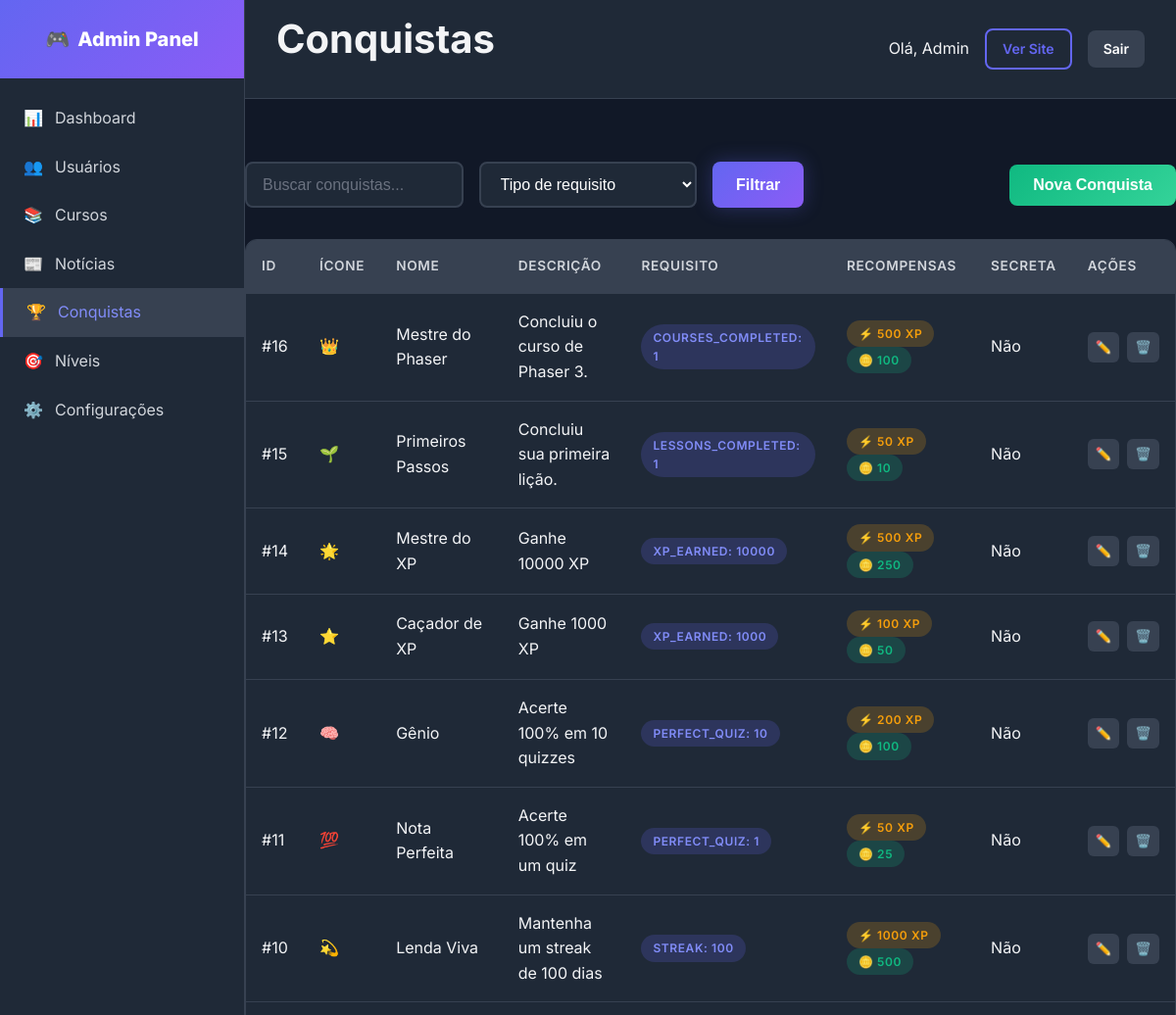
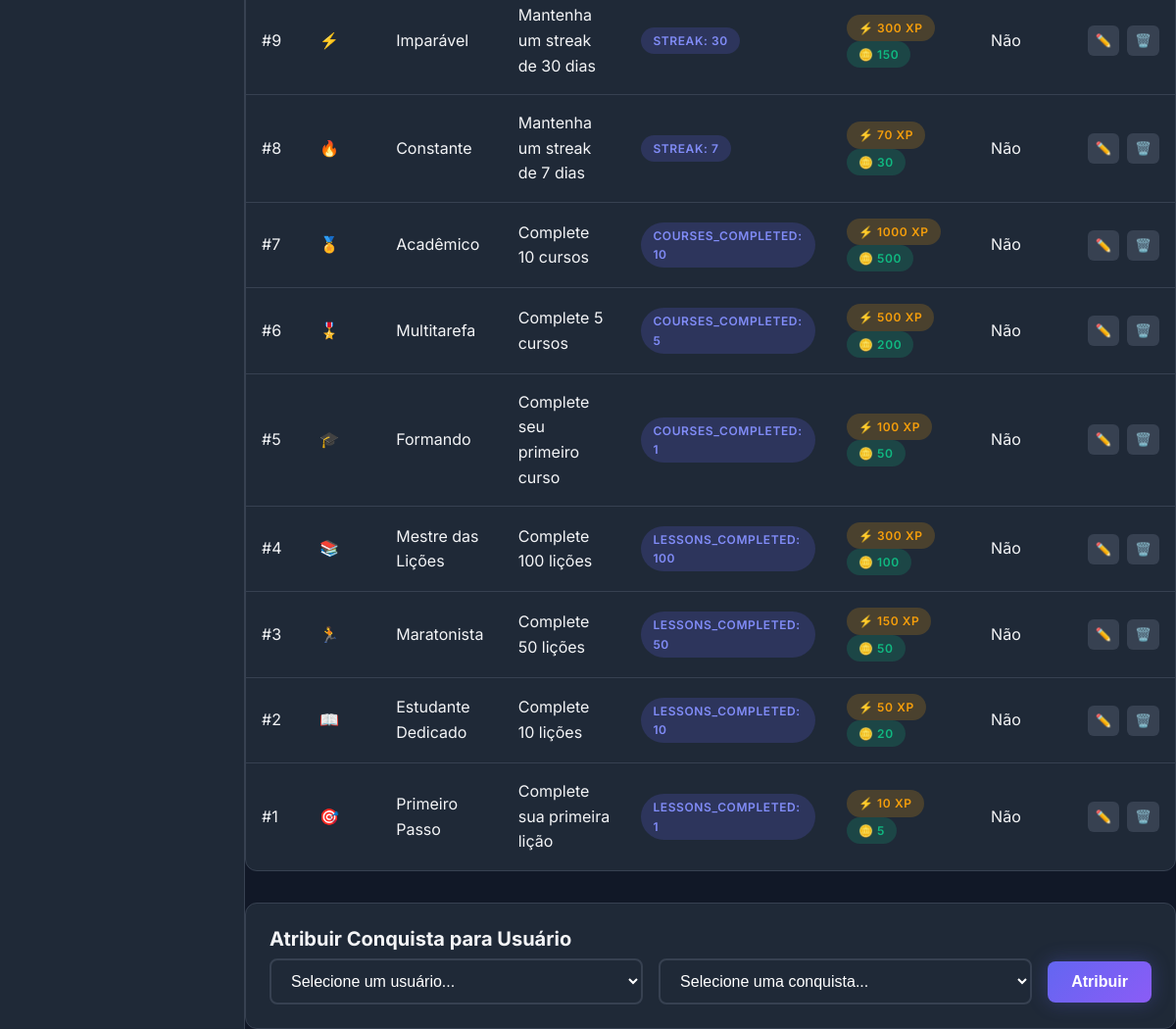
The page /admin/archievements/achievements.php (signed in) on the database its author committed (2 pictures, top to bottom).
### tables this page shows
CREATE TABLE `users` (
    `id`                        INT UNSIGNED       NOT NULL AUTO_INCREMENT,
    `name`                      VARCHAR(100)       NOT NULL                          COMMENT 'Nome de exibição',
    `full_name`                 VARCHAR(200)       DEFAULT NULL                      COMMENT 'Nome completo',
    `first_name`                VARCHAR(100)       DEFAULT NULL                      COMMENT 'Primeiro nome',
    `last_name`                 VARCHAR(100)       DEFAULT NULL                      COMMENT 'Sobrenome',
    `username`                  VARCHAR(50)        NOT NULL                          COMMENT 'Username único',
    `email`                     VARCHAR(150)       NOT NULL                          COMMENT 'Email único para login',
    `password`                  VARCHAR(255)       NOT NULL                          COMMENT 'Hash bcrypt da senha',
    `role`                      ENUM('student','instructor','admin','super_admin')
                                                   NOT NULL DEFAULT 'student'        COMMENT 'Papel do usuário',
    `avatar`                    VARCHAR(500)       DEFAULT NULL                      COMMENT 'URL da foto de perfil',
    `bio`                       TEXT               DEFAULT NULL                      COMMENT 'Biografia',
    `phone`                     VARCHAR(20)        DEFAULT NULL                      COMMENT 'Telefone com DDD',
    `website`                   VARCHAR(255)       DEFAULT NULL                      COMMENT 'Site pessoal',
    `social_github`             VARCHAR(255)       DEFAULT NULL,
    `social_linkedin`           VARCHAR(255)       DEFAULT NULL,
    `social_twitter`            VARCHAR(255)       DEFAULT NULL,
    `social_youtube`            VARCHAR(255)       DEFAULT NULL,
    `specialization`            VARCHAR(255)       DEFAULT NULL                      COMMENT 'Área de especialização',
    `total_points`              INT UNSIGNED       NOT NULL DEFAULT 0                COMMENT 'Cache pontos gamificação',
    `xp_total`                  INT UNSIGNED       NOT NULL DEFAULT 0                COMMENT 'XP total do usuário',
    `coins`                     INT UNSIGNED       NOT NULL DEFAULT 0                COMMENT 'Moedas do usuário',
    `level`                     INT UNSIGNED       NOT NULL DEFAULT 1                COMMENT 'Nível atual do usuário',
    `streak_days`               INT UNSIGNED       NOT NULL DEFAULT 0                COMMENT 'Dias seguidos de atividade',
    `last_activity`             DATE               DEFAULT NULL                      COMMENT 'Data da última atividade',
    `email_verified_at`         TIMESTAMP          NULL DEFAULT NULL,
    `email_verification_token`  VARCHAR(100)       DEFAULT NULL,
    `password_reset_token`      VARCHAR(100)       DEFAULT NULL,
    `password_reset_expires`    TIMESTAMP          NULL DEFAULT NULL,
    `two_factor_secret`         VARCHAR(255)       DEFAULT NULL,
    `two_factor_enabled`        TINYINT(1)         NOT NULL DEFAULT 0,
    `last_login_at`             TIMESTAMP          NULL DEFAULT NULL,
    `last_login_ip`             VARCHAR(45)        DEFAULT NULL,
    `is_active`                 TINYINT(1)         NOT NULL DEFAULT 1,
    `status`                    ENUM('active','inactive','banned','pending')
                                                   NOT NULL DEFAULT 'active'        COMMENT 'Status do usuário',
    `preferences`               JSON               DEFAULT NULL,
    `created_at`                TIMESTAMP          NOT NULL DEFAULT CURRENT_TIMESTAMP,
    `updated_at`                TIMESTAMP          NOT NULL DEFAULT CURRENT_TIMESTAMP ON UPDATE CURRENT_TIMESTAMP,

    PRIMARY KEY (`id`),
    UNIQUE KEY `uk_users_email` (`email`),
    UNIQUE KEY `uk_users_username` (`username`),
    KEY `idx_users_role` (`role`),
    KEY `idx_users_active` (`is_active`),
    KEY `idx_users_status` (`status`),
    KEY `idx_users_created` (`created_at`),
    KEY `idx_users_points` (`total_points` DESC)
);

CREATE TABLE `achievements` (
    `id`              INT UNSIGNED     NOT NULL AUTO_INCREMENT,
    `name`            VARCHAR(100)     NOT NULL,
    `slug`            VARCHAR(120)     NOT NULL,
    `description`     TEXT             DEFAULT NULL,
    `icon`            VARCHAR(500)     DEFAULT NULL,
    `type`            ENUM('course','lesson','quiz','streak','social','special','milestone')
                                       NOT NULL DEFAULT 'milestone',
    `requirement_type` VARCHAR(50)      NOT NULL                          COMMENT 'Ex: lessons_completed, courses_completed, streak, xp_earned',
    `requirement_value` INT UNSIGNED     NOT NULL DEFAULT 1                COMMENT 'Valor necessário para desbloquear',
    `criteria_type`   VARCHAR(50)      DEFAULT NULL                      COMMENT 'Alias para requirement_type',
    `criteria_value`  INT UNSIGNED     DEFAULT 1                         COMMENT 'Alias para requirement_value',
    `xp_reward`       INT UNSIGNED     NOT NULL DEFAULT 0,
    `coin_reward`     INT UNSIGNED     NOT NULL DEFAULT 0,
    `points_reward`   INT UNSIGNED     DEFAULT 0                         COMMENT 'Alias para xp_reward',
    `badge_id`        INT UNSIGNED     DEFAULT NULL                      COMMENT 'Badge associado ao achievement',
    `is_hidden`       TINYINT(1)       NOT NULL DEFAULT 0                COMMENT 'Achievement secreto',
    `sort_order`      INT              NOT NULL DEFAULT 0,
    `is_active`       TINYINT(1)       NOT NULL DEFAULT 1,
    `created_at`      TIMESTAMP        NOT NULL DEFAULT CURRENT_TIMESTAMP,

    PRIMARY KEY (`id`),
    UNIQUE KEY `uk_achievements_slug` (`slug`),
    KEY `idx_achievements_type` (`type`),
    CONSTRAINT `fk_achievements_badge` FOREIGN KEY (`badge_id`)
        REFERENCES `badges` (`id`) ON DELETE SET NULL ON UPDATE CASCADE
);

### includes/functions.php (called while the page is built, shortened)
<?php
if (!function_exists('url')) {
    function url(string $path = ''): string {
        $baseUrl = defined('BASE_URL') ? BASE_URL : 'http://localhost/gamedev-academy/';
        return rtrim($baseUrl, '/') . '/' . ltrim($path, '/');
    }
}
if (!function_exists('asset')) {
    function asset(string $path): string {
        $path = ltrim($path, '/');
        $protocol = (!empty($_SERVER['HTTPS']) && $_SERVER['HTTPS'] === 'on') ? 'https://' : 'http://';
        $host = $_SERVER['HTTP_HOST'] ?? 'localhost';
        $scriptName = $_SERVER['SCRIPT_NAME'];
        $pathParts = explode('/', trim($scriptName, '/'));
        $projectFolder = $pathParts[0] ?? '';
        if (!empty($projectFolder) && $projectFolder !== 'index.php') {
            return $protocol . $host . '/' . $projectFolder . '/assets/' . $path;
        }
        return $protocol . $host . '/assets/' . $path;
    }
}
if (!function_exists('escape')) {
    function escape(?string $string): string {
        return htmlspecialchars($string, ENT_QUOTES | ENT_HTML5, 'UTF-8');
    }
}
?>

### classes/Database.php (called while the page is built, shortened)
<?php
class Database {
    private static $instance = null;
    private $pdo;
    private function __construct() {
        try {
            $dsn = "mysql:host=" . DB_HOST . ";dbname=" . DB_NAME . ";charset=" . DB_CHARSET;
            $options = [
                PDO::ATTR_ERRMODE => PDO::ERRMODE_EXCEPTION,
                PDO::ATTR_DEFAULT_FETCH_MODE => PDO::FETCH_ASSOC,
                PDO::ATTR_EMULATE_PREPARES => false,
            ];
            $this->pdo = new PDO($dsn, DB_USER, DB_PASS, $options);
        } catch (PDOException $e) {
            die("Erro de conexão: " . $e->getMessage());
        }
    }
    public static function getInstance(): self {
        if (self::$instance === null) {
            self::$instance = new self();
        }
        return self::$instance;
    }
    public function query(string $sql, array $params = []): PDOStatement {
        $stmt = $this->pdo->prepare($sql);
        $stmt->execute($params);
        return $stmt;
    }
    public function fetch(string $sql, array $params = []): ?array {
        return $this->query($sql, $params)->fetch() ?: null;
    }
    public function fetchAll(string $sql, array $params = []): array {
        return $this->query($sql, $params)->fetchAll();
    }
}

### classes/Auth.php (called while the page is built, shortened)
<?php
require_once __DIR__ . '/Database.php';
require_once __DIR__ . '/User.php';
class Auth {
    private $user;
    public function __construct() {
        $this->user = new User();
    }
    public function isLoggedIn(): bool {
        if (isset($_SESSION['user_id'])) {
            return true;
        }
        return false;
    }
    public function getCurrentUser(): ?array {
        return $this->user->find($_SESSION['user_id']);
    }
}

### classes/User.php (called while the page is built, shortened)
<?php
class User {
    private $db;
    public function __construct() {
        $this->db = Database::getInstance();
    }
    public function find(int $id): ?array {
        return $this->db->fetch("SELECT * FROM users WHERE id = ?", [$id]);
    }
}

### admin/archievements/achievements.php (the view, shortened to what this page needs)
<?php
$pageTitle = 'Conquistas';
include '../includes/header.php';
$db = Database::getInstance();
$search = trim($_GET['search'] ?? '');
$perPage = 20;
$page = max(1, intval($_GET['page'] ?? 1));
$offset = ($page - 1) * $perPage;
$where = [];
$params = [];
$whereSql = $where ? ('WHERE ' . implode(' AND ', $where)) : '';
$achievements = $db->fetchAll("SELECT * FROM achievements {$whereSql} ORDER BY id DESC LIMIT ? OFFSET ?", array_merge($params, [$perPage, $offset]));
?>
<div class="d-flex justify-between align-center mb-4">
    <form method="GET" class="d-flex gap-2">
        <input type="text" name="search" class="form-control" placeholder="Buscar conquistas..." value="<?= escape($search) ?>">
        <select name="type" class="form-control">
            <option value="">Tipo de requisito</option>
        </select>
        <button class="btn btn-primary" type="submit">Filtrar</button>
    </form>
    <button class="btn btn-success" onclick="toggleCreate()">Nova Conquista</button>
</div>
<div class="admin-table-container">
    <table class="admin-table">
        <thead>
            <tr>
                <th>ID</th>
                <th>Ícone</th>
                <th>Nome</th>
                <th>Descrição</th>
                <th>Requisito</th>
                <th>Recompensas</th>
                <th>Secreta</th>
                <th>Ações</th>
            </tr>
        </thead>
        <tbody>
            <?php foreach ($achievements as $a): ?>
            <tr>
                <td>#<?= $a['id'] ?></td>
                <td><?= escape($a['icon']) ?></td>
                <td><?= escape($a['name']) ?></td>
                <td><?= escape($a['description']) ?></td>
                <td>
                    <span class="badge badge-primary">
                        <?= escape($a['requirement_type']) ?>: <?= intval($a['requirement_value']) ?>
                    </span>
                </td>
                <td>
                    <?php if (($a['xp_reward'] ?? 0) > 0): ?>
                        <span class="badge badge-warning">⚡ <?= intval($a['xp_reward']) ?> XP</span>
                    <?php endif; ?>
                    <?php if (($a['coin_reward'] ?? 0) > 0): ?>
                        <span class="badge badge-success">🪙 <?= intval($a['coin_reward']) ?></span>
                    <?php endif; ?>
                </td>
                <td><?= !empty($a['is_secret']) ? 'Sim' : 'Não' ?></td>
                <td>
                    <div class="admin-actions">
                        <button class="btn-action edit" title="Editar" onclick="toggleEdit(<?= $a['id'] ?>)">✏️</button>
                        <form method="POST" onsubmit="return confirm('Remover esta conquista?')">
                            <button class="btn-action delete" title="Deletar">🗑️</button>
                        </form>
                    </div>
                </td>
            </tr>
            <?php endforeach; ?>
        </tbody>
    </table>
</div>
<div class="card mt-4">
    <div class="card-body">
        <h3 class="card-title">Atribuir Conquista para Usuário</h3>
        <form method="POST" class="d-flex gap-2 align-center">
            <select name="user_id" class="form-control">
                <option value="">Selecione um usuário...</option>
            </select>
            <select name="achievement_id" class="form-control">
                <option value="">Selecione uma conquista...</option>
            </select>
            <button class="btn btn-primary" type="submit">Atribuir</button>
        </form>
    </div>
</div>
<?php include '../includes/footer.php'; ?>

### admin/includes/header.php (shortened to what this page needs)
<?php
require_once __DIR__ . '/../../config/database.php';
require_once __DIR__ . '/../../classes/Database.php';
require_once __DIR__ . '/../../classes/User.php';
require_once __DIR__ . '/../../classes/Auth.php';
require_once __DIR__ . '/../../classes/News.php';
require_once __DIR__ . '/../../includes/functions.php';
require_once __DIR__ . '/../../includes/editorjs-loader.php';
$auth = new Auth();
$auth->requireAdmin();
$currentUser = $auth->getCurrentUser();
?>
<!DOCTYPE html>
<html lang="pt-BR">
<head>
    <link rel="stylesheet" href="<?= asset('css/main.css') ?>">
    <link rel="stylesheet" href="<?= asset('css/admin.css') ?>">
<?php
    if (class_exists('EditorJSLoader')) {
        EditorJSLoader::renderStyles();
    }
?>
</head>
<body>
    <div class="admin-layout">
        <?php include __DIR__ . '/sidebar.php'; ?>
        <main class="admin-main">
            <div class="admin-header">
                <h1><?= $pageTitle ?? 'Dashboard' ?></h1>
                <div class="d-flex align-center gap-2">
                    <span>Olá, <?= escape($currentUser['name']) ?></span>
                    <a href="<?= url() ?>" class="btn btn-sm btn-outline">Ver Site</a>
                    <a href="<?= url('logout.php') ?>" class="btn btn-sm btn-secondary">Sair</a>
                </div>
            </div>
            <div class="admin-content"></div>

### rows shown on the page
users: name "Admin"
achievements: id "16", icon "👑", name "Mestre do Phaser", description "Concluiu o curso de Phaser 3.", requirement_type "COURSES_COMPLETED", requirement_value "1", xp_reward "500", coin_reward "100"
achievements: id "15", icon "🌱", name "Primeiros Passos", description "Concluiu sua primeira lição.", requirement_type "LESSONS_COMPLETED", requirement_value "1", xp_reward "50", coin_reward "10"
achievements: id "14", icon "🌟", name "Mestre do XP", description "Ganhe 10000 XP", requirement_type "XP_EARNED", requirement_value "10000", xp_reward "500", coin_reward "250"
achievements: id "13", icon "⭐", name "Caçador de XP", description "Ganhe 1000 XP", requirement_type "XP_EARNED", requirement_value "1000", xp_reward "100", coin_reward "50"
achievements: id "12", icon "🧠", name "Gênio", description "Acerte 100% em 10 quizzes", requirement_type "PERFECT_QUIZ", requirement_value "10", xp_reward "200", coin_reward "100"
achievements: id "11", icon "💯", name "Nota Perfeita", description "Acerte 100% em um quiz", requirement_type "PERFECT_QUIZ", requirement_value "1", xp_reward "50", coin_reward "25"
achievements: id "10", icon "💫", name "Lenda Viva", description "Mantenha um streak de 100 dias", requirement_type "STREAK", requirement_value "100", xp_reward "1000", coin_reward "500"
achievements: id "9", icon "⚡", name "Imparável", description "Mantenha um streak de 30 dias", requirement_type "STREAK", requirement_value "30", xp_reward "300", coin_reward "150"
achievements: id "8", icon "🔥", name "Constante", description "Mantenha um streak de 7 dias", requirement_type "STREAK", requirement_value "7", xp_reward "70", coin_reward "30"
achievements: id "7", icon "🏅", name "Acadêmico", description "Complete 10 cursos", requirement_type "COURSES_COMPLETED", requirement_value "10", xp_reward "1000", coin_reward "500"
achievements: id "6", icon "🎖️", name "Multitarefa", description "Complete 5 cursos", requirement_type "COURSES_COMPLETED", requirement_value "5", xp_reward "500", coin_reward "200"
achievements: id "5", icon "🎓", name "Formando", description "Complete seu primeiro curso", requirement_type "COURSES_COMPLETED", requirement_value "1", xp_reward "100", coin_reward "50"
achievements: id "4", icon "📚", name "Mestre das Lições", description "Complete 100 lições", requirement_type "LESSONS_COMPLETED", requirement_value "100", xp_reward "300", coin_reward "100"
achievements: id "3", icon "🏃", name "Maratonista", description "Complete 50 lições", requirement_type "LESSONS_COMPLETED", requirement_value "50", xp_reward "150", coin_reward "50"
achievements: id "2", icon "📖", name "Estudante Dedicado", description "Complete 10 lições", requirement_type "LESSONS_COMPLETED", requirement_value "10", xp_reward "50", coin_reward "20"
achievements: id "1", icon "🎯", name "Primeiro Passo", description "Complete sua primeira lição", requirement_type "LESSONS_COMPLETED", requirement_value "1", xp_reward "10", coin_reward "5"

### other values the page prints
$pageTitle "Conquistas"
